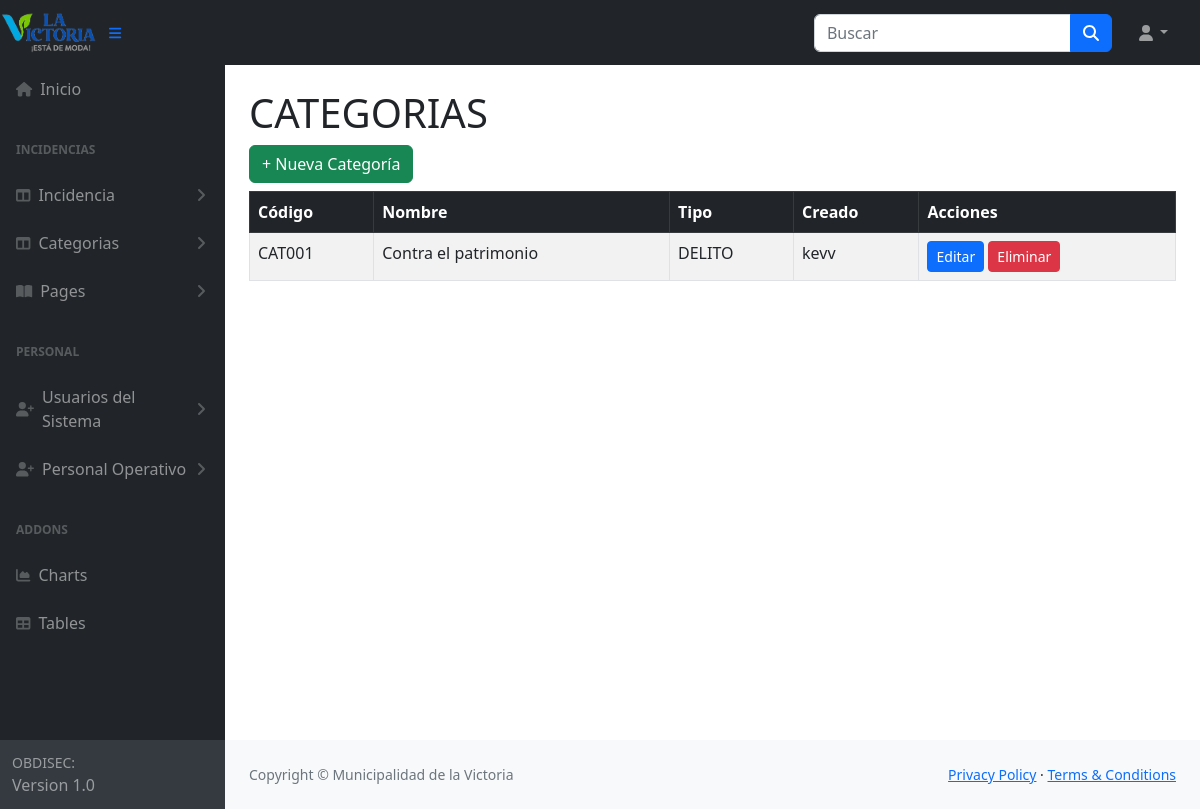
Screenshot of /categoria/listar/ (signed in) with the database file from the repository.
### categoria/models.py (models this page shows, shortened)
class Categoria(models.Model):
    TIPO_CHOICES = [
        ('DELITO', 'Delito'),
        ('FALTA', 'Falta'),
        ('INFRACCION', 'Infracción'),
        ('OPERATIVO', 'Operativo'),
        ('APOYO', 'Apoyo'),
    ]
    codigo = models.CharField(max_length=10,unique=True)
    nombre = models.CharField(max_length=250)
    descripcion = models.TextField(blank=True)
    tipo = models.CharField(max_length=15, choices=TIPO_CHOICES,default='DELITO')
    fecha_creacion = models.DateTimeField(auto_now_add=True)
    fecha_modificacion = models.DateTimeField(auto_now=True)
    creado_por = models.ForeignKey(
        settings.AUTH_USER_MODEL,
        on_delete=models.SET_NULL,
        null=True,
        related_name='categorias_creadas'
    )

### usuarios/models.py (models this page shows)
class Usuario(AbstractUser):
    TIPO_CHOICES =[
        ('admin','administrador'),
        ('operador','Operador'),
        ('lector','Lector'),
    ]
    tipo = models.CharField(max_length=10, choices=TIPO_CHOICES)

### categoria/views.py (the view)
# urls.py: path('listar/', views.CategoriaListView.as_view(), name='categoria_listar'),
class CategoriaListView(LoginRequiredMixin, ListView):
    model = Categoria
    template_name = 'categoria/categoria_list.html'
    context_object_name = 'categoria'

### categoria/templates/categoria/categoria_list.html (shortened to what this page needs)
{% extends "base.html" %}
{% block content %}
<div class="container-fluid px-4">
  <h1 class="mt-4">CATEGORIAS</h1>
  <a href="{% url 'categoria_crear' %}" class="btn btn-success mb-2">+ Nueva Categoría</a>
  <div class="table-responsive">
    <table class="table table-bordered table-hover table-striped">
      <thead class="table-dark">
        <tr>
            <th>Código</th>
            <th>Nombre</th>
            <th>Tipo</th>
            <th>Creado</th>
            <th>Acciones</th>
        </tr>
      </thead>
      <tbody>
        {% for categoria in categoria %}
        <tr>
          <td>{{ categoria.codigo }}</td>
          <td>{{ categoria.nombre }}</td>
          <td>{{ categoria.tipo }}</td>
          <td>{{ categoria.creado_por.get_full_name|default:categoria.creado_por.username }}</td>
          <td>
                <a href="{% url 'categoria_editar' categoria.pk %}" class="btn btn-primary btn-sm">Editar</a>
                <button onclick="openDeleteModal('{% url 'categoria_eliminar' categoria.id %}')" class="btn btn-danger btn-sm">
                  Eliminar
                </button>
          </td>
        </tr>
        {% empty %}
        <tr>
          <td colspan="5" class="text-center">No hay usuarios registrados.</td>
        </tr>
        {% endfor %}
      </tbody>
    </table>
  </div>
</div>
{% endblock %}

### rows the page displays
Categoria: codigo "CAT001", nombre "Contra el patrimonio", tipo "DELITO", creado_por.get_full_name "kevv"
